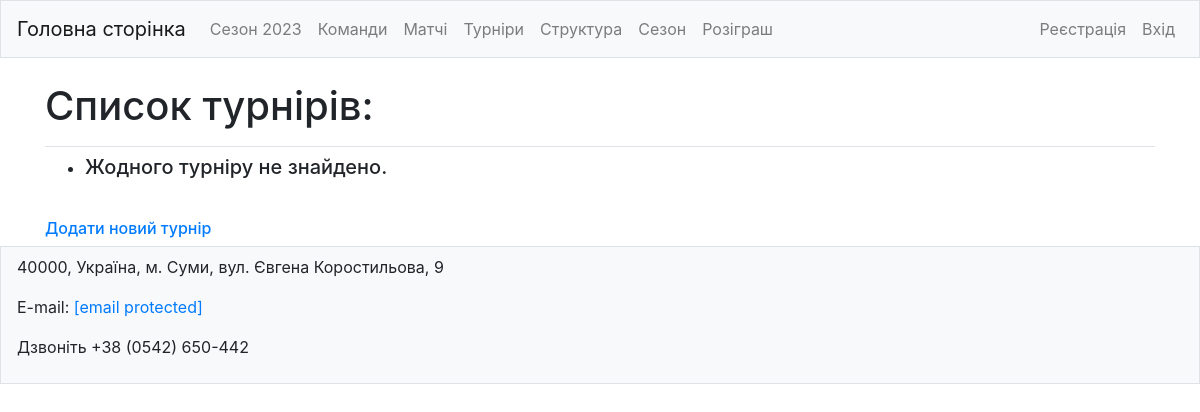
The page /tournaments_list/ on the database as committed earlier.
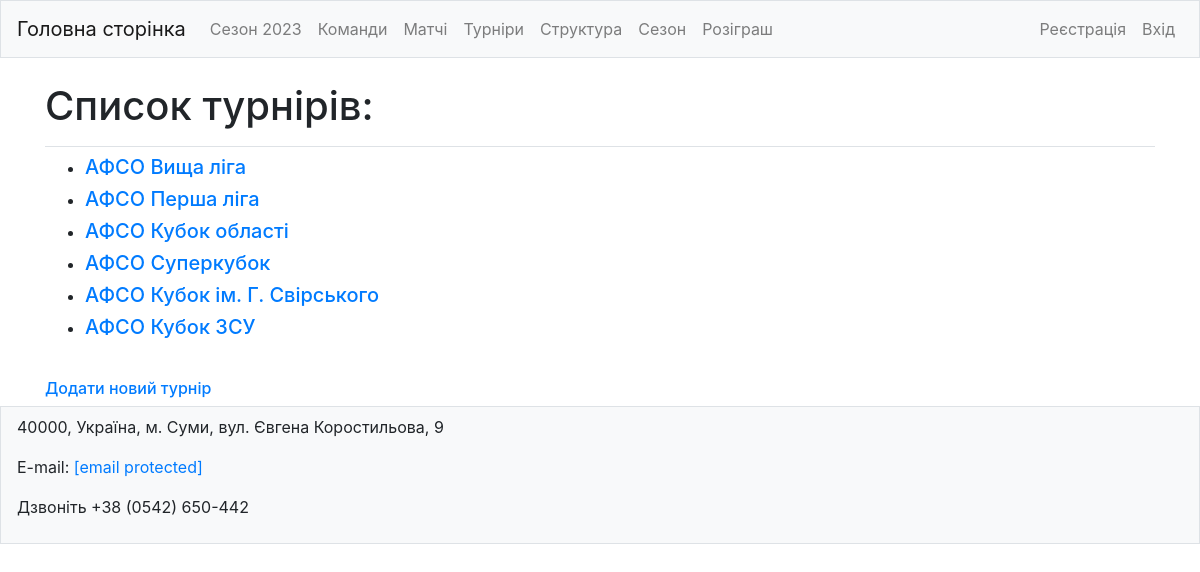
The same page on the database as committed later.
### footballs/models.py (models this page shows, shortened)
class Tournaments(models.Model):
    tournament_slug = models.SlugField(max_length=250, unique=True, db_index=True, verbose_name="Slug")
    name = models.CharField(max_length=150, verbose_name="Назва турніру", unique=True)
    full_name = models.CharField(max_length=350, verbose_name="Повна назва турніру")
    region = models.ForeignKey(Regions, on_delete=models.DO_NOTHING, verbose_name="Область")
    description = models.TextField(blank=True, verbose_name="Опис")
    link = models.URLField(blank=True, verbose_name="посилання на офіційний сайт")
    logotype = models.ImageField(upload_to='footballs/static/footballs/img/logo_tournaments/', verbose_name="Логотип",
                                 blank=True, default='footballs/static/footballs/img/logo_teams/Снимок.PNG')
    date_create = models.DateTimeField(auto_now_add=True)
    date_update = models.DateTimeField(auto_now=True)
    objects = models.Manager
    def __str__(self):
        return self.name
    class Meta:
        verbose_name = "Турнір"
        verbose_name_plural = "Турніри"

### footballs/views.py (the view)
# urls.py: path('tournaments_list/', views.tournaments_list, name='tournaments_list'),
def tournaments_list(request):
    tournaments_list = Tournaments.objects.order_by('date_create')
    context = {
        'title': "Турніри",
        'tournaments': tournaments_list,
    }
    return render(request, 'footballs/tournaments_list.html', context)

### footballs/templates/footballs/tournaments_list.html
{% extends 'base.html'%}
{% block page_header %}
  <h1>Список турнірів:</h1>
{% endblock page_header %}
{% block content %}
  <ul>
    {% for tournament in tournaments %}
      <li><h5>
        <a href="{{ tournament_info.get_absolute_url }}">{{ tournament }} </a>
      </h5></li>
    {% empty %}
      <li><h5>Жодного турніру не знайдено.</h5></li>
    {% endfor %}
  </ul>
  <br>
    <h6><a href="{% url 'footballs:new_tournament' %}">Додати новий турнір</a></h6>
{% endblock content %}

Rows that differ between the two databases and show on the page:
added Tournaments: name "АФСО Вища ліга"
added Tournaments: name "АФСО Перша ліга"
added Tournaments: name "АФСО Кубок області"
added Tournaments: name "АФСО Суперкубок"
added Tournaments: name "АФСО Кубок ім. Г. Свірського"
added Tournaments: name "АФСО Кубок ЗСУ"
Other text that changed with them:
text no longer shown: "Жодного турніру не знайдено."
